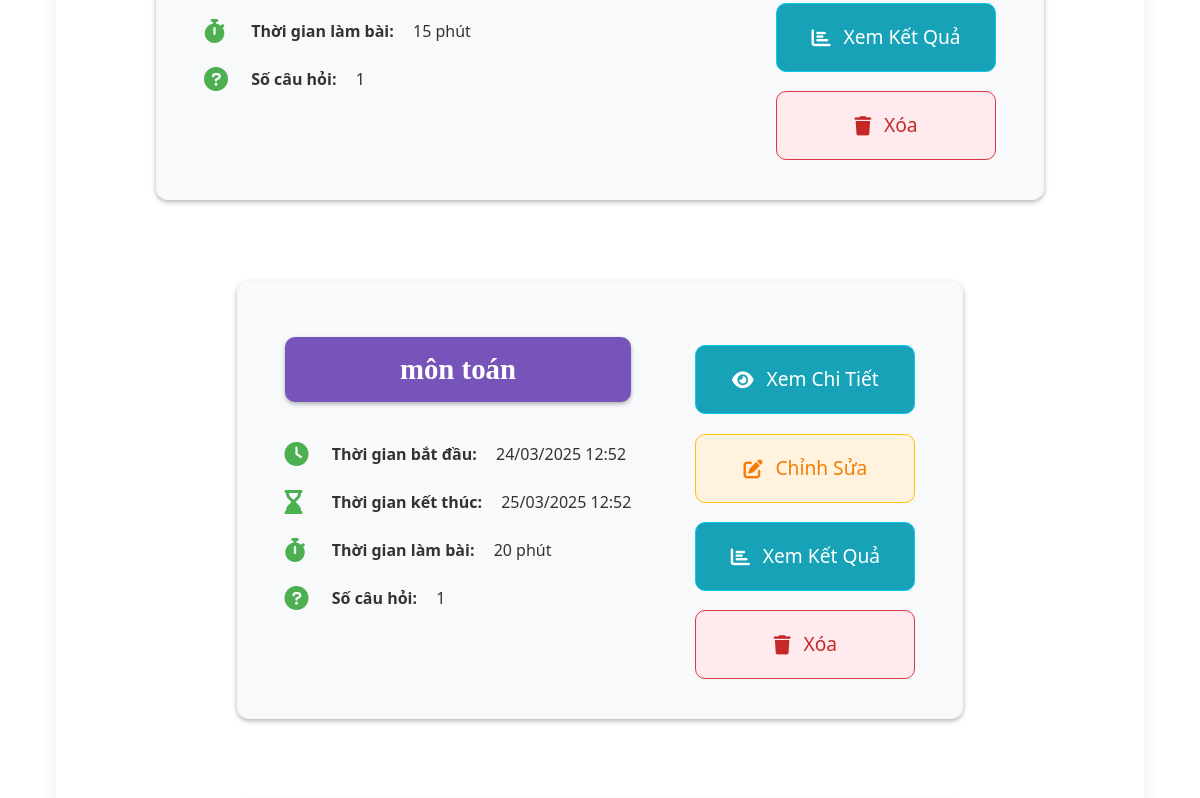
The page /teacher/manage-quizzes (signed in, middle part) on the database as committed earlier.
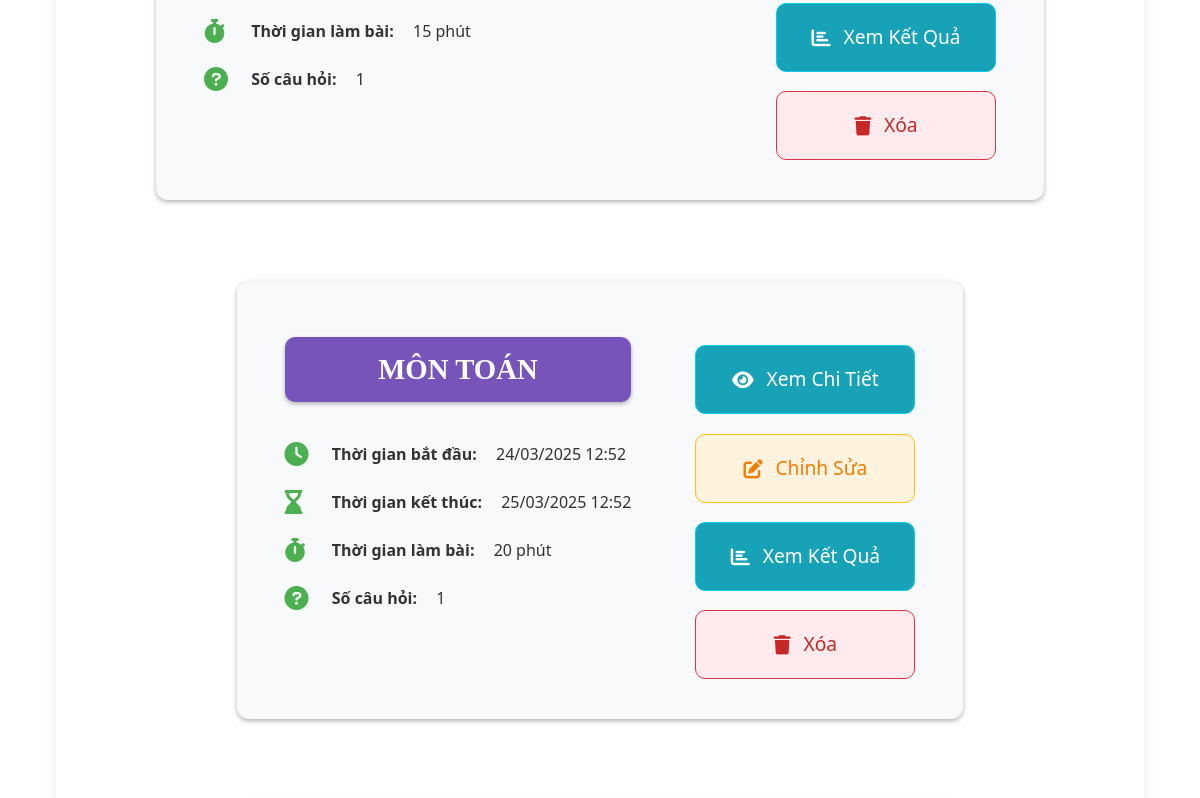
The same page on the database as committed later.
### app.py (models this page shows)
class Quiz(db.Model):
    id = db.Column(db.Integer, primary_key=True)
    title = db.Column(db.String(200), nullable=False)
    teacher_id = db.Column(db.Integer, db.ForeignKey('user.id'), nullable=False)
    start_time = db.Column(db.DateTime, nullable=False)
    end_time = db.Column(db.DateTime, nullable=False)
    duration = db.Column(db.Integer, nullable=False)  # in minutes
    questions = db.relationship('Question', backref='quiz', lazy=True)
    teacher = db.relationship('User', backref='quizzes', lazy=True)

### app.py (the view)
@app.route('/teacher/manage-quizzes')
def manage_quizzes():
    if 'user_id' not in session or session['role'] != 'teacher':
        flash('Bạn không có quyền truy cập trang này!')
        return redirect(url_for('home'))
    teacher_id = session['user_id']
    quizzes = Quiz.query.filter_by(teacher_id=teacher_id).order_by(Quiz.id.desc()).all()
    return render_template('manage_quizzes.html', quizzes=quizzes)

### templates/manage_quizzes.html (shortened to what this page needs)
{% extends "base.html" %}
{% block content %}
<div class="container">
    <div class="quiz-list-manage">
        {% if quizzes %}
            {% for quiz in quizzes %}
            <div class="quiz-card">
                <div class="quiz-info">
                    <h3>{{ quiz.title }}</h3>
                    <p class="quiz-info-text">
                        <i class="fas fa-clock"></i>
                        <strong>Thời gian bắt đầu:</strong> {{ quiz.start_time.strftime('%d/%m/%Y %H:%M') }}
                    </p>
                    <p class="quiz-info-text">
                        <i class="fas fa-hourglass-end"></i>
                        <strong>Thời gian kết thúc:</strong> {{ quiz.end_time.strftime('%d/%m/%Y %H:%M') }}
                    </p>
                    <p class="quiz-info-text">
                        <i class="fas fa-stopwatch"></i>
                        <strong>Thời gian làm bài:</strong> {{ quiz.duration }} phút
                    </p>
                    <p class="quiz-info-text">
                        <i class="fas fa-question-circle"></i>
                        <strong>Số câu hỏi:</strong> {{ quiz.questions|length }}
                    </p>
                </div>
                <div class="quiz-actions">
                    <a href="{{ url_for('view_quiz', quiz_id=quiz.id) }}" class="btn btn-small btn-info">
                        <i class="fas fa-eye"></i> Xem Chi Tiết
                    </a>
                    <a href="{{ url_for('edit_quiz', quiz_id=quiz.id) }}" class="btn btn-small btn-warning">
                        <i class="fas fa-edit"></i> Chỉnh Sửa
                    </a>
                    <a href="{{ url_for('quiz_results', quiz_id=quiz.id) }}" class="btn btn-small btn-info">
                        <i class="fas fa-chart-bar"></i> Xem Kết Quả
                    </a>
                    <a href="{{ url_for('delete_quiz', quiz_id=quiz.id) }}" class="btn btn-small btn-danger" onclick="return confirm('Bạn có chắc chắn muốn xóa bài kiểm tra này?');">
                        <i class="fas fa-trash"></i> Xóa
                    </a>
                </div>
            </div>
            {% endfor %}
        {% endif %}
    </div>
</div>
{% endblock %}

Rows that differ between the two databases and show on the page:
changed Quiz: title "môn toán" → "MÔN TOÁN"
